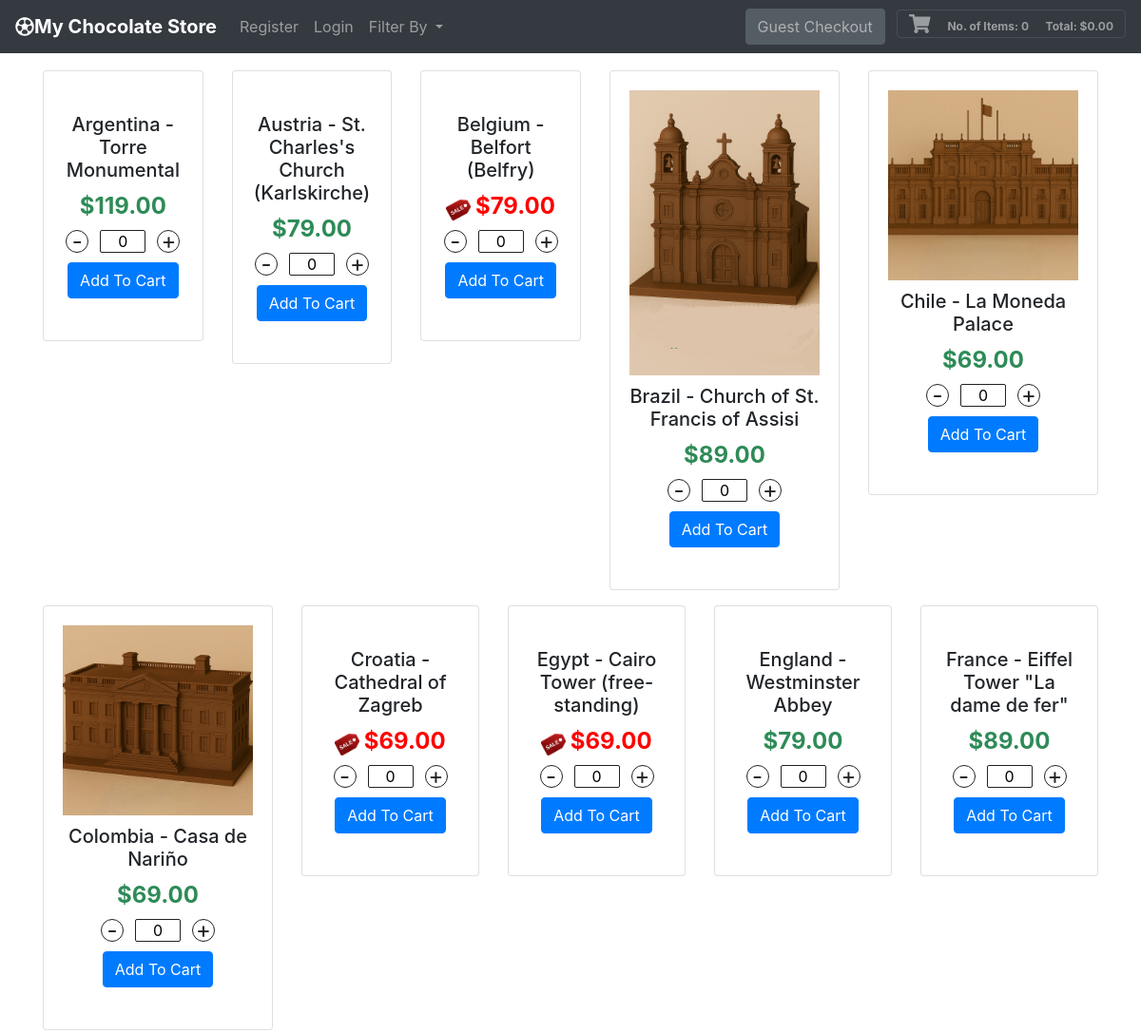
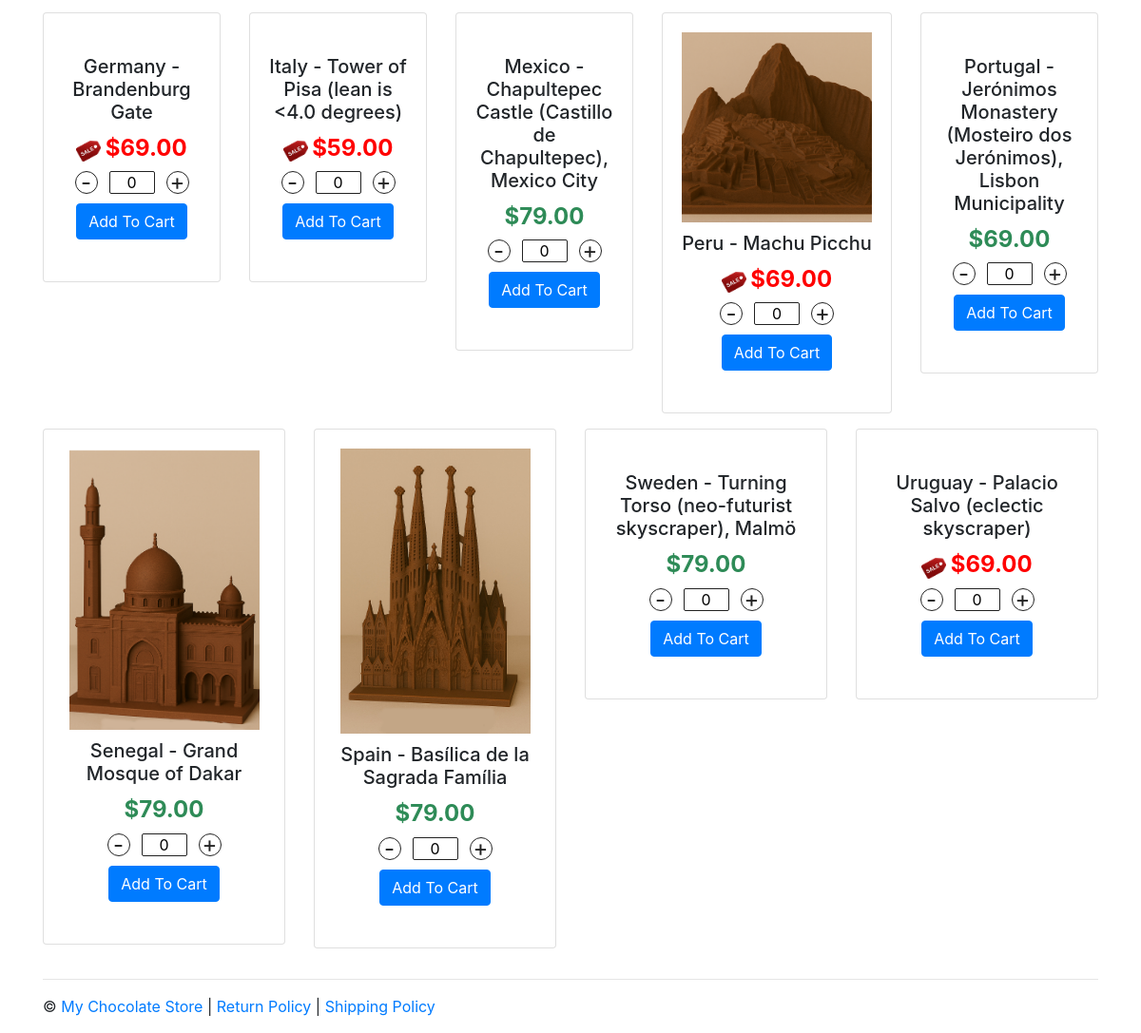
The page / on the database its author committed (2 pictures, top to bottom).
### tables this page shows
CREATE TABLE shirts (id integer PRIMARY KEY AUTOINCREMENT NOT NULL, team text, image text, price real, onSale integer, onSalePrice real, kind text, continent text, notes TEXT);

### app.py (the view, shortened to what this page needs)
@app.route("/")
def index():
    shirts = db.execute("SELECT * FROM shirts ORDER BY team ASC")
    shirtsLen = len(shirts)
    shoppingCart = []
    shopLen = len(shoppingCart)
    totItems, total, display = 0, 0, 0
    return render_template ( "index.html", shirts=shirts, shoppingCart=shoppingCart, shirtsLen=shirtsLen, shopLen=shopLen, total=total, totItems=totItems, display=display)

### templates/index.html (shortened to what this page needs)
{% extends "base.html" %}
{% block body %}
      <div class="row" id="shirtCard">
      {% for i in range(shirtsLen) %}
          <div class="col-sm">
              <div class="card text-center">
                  <div class="card-body">
                    <form action="/buy/" methods="POST">
                      <img src="/static/img/{{shirts[i]["image"]}}" class="shirt" alt="" />
                      <h5 class="card-title">{{shirts[i]["team"]}}</h5>
                      {% if shirts[i]["onSale"] %}
                        <img src="/static/img/sale-icon.png" width="26px" />
                        <h4 class="card-text price" style="color:red; display:inline">{{ '{:,.2f}'.format(shirts[i]["onSalePrice"]) }}</h4>
                      {% else %}
                        <h4 class="card-text price">{{ '{:,.2f}'.format(shirts[i]["price"]) }}</h4>
                      {% endif %}
                      <div class="stepper-input">
                          <span class="decrement target">-</span>
                          <input class="quantity" name="quantity" value='0' />
                          <span class="increment target">+</span>
                      </div>
                      <input type="submit" class="btn btn-primary addToCart" value="Add To Cart" /><br /><br />
                    </form>
                  </div>
              </div>
          </div>
      {% endfor %}
      </div>
    </div>
  </main>
{% endblock %}

### templates/base.html (shortened to what this page needs)
<!DOCTYPE html>
<html lang="en">
    <head>
        <link rel="stylesheet" href="https://maxcdn.bootstrapcdn.com/bootstrap/4.0.0/css/bootstrap.min.css"
>
        <link href="{{ url_for('static',filename='css/custom.css') }}" rel="stylesheet" type="text/css" />
    </head>
    <body>
  <header>
    <nav class="navbar fixed-top navbar-dark bg-dark navbar-expand-sm box-shadow">
      <a href="/" class="navbar-brand d-flex align-items-center">
          <strong><i class="far fa-futbol"></i>My Chocolate Store</strong>
      </a>
      {% if session %}
      <ul class="navbar-nav mr-auto">
        <li class="nav-item"><a href="/logout/" class="nav-link">Logout</a></li>
        <li class="nav-item"><a href="/history/" class="nav-link">You Bought</a></li>
      {% else %}
      <ul class="navbar-nav mr-auto">
        <li class="nav-item"><a href="/new/" class="nav-link">Register</a></li>
        <li class="nav-item"><a href="/login/" class="nav-link">Login</a></li>
      {% endif %}
        <li class="nav-item dropdown">
          <a class="nav-link dropdown-toggle" href="#" id="navbardrop" data-toggle="dropdown">
            Filter By
          </a>
        </li>
      </ul>
      <div>
        <button type="button" class="btn btn-secondary mr-2 guest-checkout-btn" {% if not totItems or totItems == 0 %}disabled{% endif %} onclick="window.location.href='{{ url_for('checkout') }}'">
          Guest Checkout
        </button>
        <button class="navbar-toggler" style="display:inline" type="button" data-toggle="modal" data-target="#modalCenter">
          <span class="glyphicon glyphicon-shopping-cart" data-toggle="modal" data-target="">
            <i class="fas fa-shopping-cart"></i>
            <span class="counter">No. of Items: {{ totItems }}</span>
            <span class="counter">Total: ${{ '{:,.2f}'.format(total) }}</span>
          </span>
        </button>
      </div>
    </nav>
  </header><br />
  <main>
    <div class="container">
    {% block body %}{% endblock %}
    <footer>
        <div class="container">
            <div class="row">
                <div class="col-md">
                    <hr />
                    <p>
                        &#169; <a href="/">My Chocolate Store</a> |
                        <a href="{{ url_for('return_policy') }}">Return Policy</a> |
                        <a href="{{ url_for('shipping_policy') }}">Shipping Policy</a>
                    </p>
                </div>
            </div>
        </div>
    </footer>
    </body>
</html>

### static/css/custom.css (style rules this page uses)
.card { margin-bottom: 1em; }
.price { color: seagreen; font-weight: bold; }
.price:before { content: '$'; }
.shirt { margin-bottom: 10px; width: 200px; }
.stepper-input { display: flex; display: -webkit-flex; color: #222; max-width: 120px; margin: 10px auto; text-align: center; }
header { margin-bottom: 50px; }
.counter { font-size: 0.6em; margin-left: 1em; font-weight: bold; }
.increment, .decrement { height: 24px; width: 24px; border: 1px solid #222; text-align: center; box-sizing: border-box; border-radius: 50%; text-decoration: none; color: #222; font-size: 24px; line-height: 22px; display: inline-block; cursor: pointer; }
.quantity { height: 24px; width: 48px; text-align: center; margin: 0 12px; border-radius: 2px; border: 1px solid #222; }
.guest-checkout-btn { display: inline-block; vertical-align: middle; }
.guest-checkout-btn:disabled { cursor: not-allowed; opacity: 0.6; }

### rows shown on the page
shirts: team "Argentina - Torre Monumental", price "119.00"
shirts: team "Austria - St. Charles's Church (Karlskirche)", price "79.00"
shirts: team "Belgium - Belfort (Belfry)", onSale 1 (drawn), onSalePrice "79.00"
shirts: image (picture), team "Brazil - Church of St. Francis of Assisi", price "89.00"
shirts: image (picture), team "Chile - La Moneda Palace", price "69.00"
shirts: image (picture), team "Colombia - Casa de Nariño", price "69.00"
shirts: team "Croatia - Cathedral of Zagreb", onSale 1 (drawn), onSalePrice "69.00"
shirts: team "Egypt - Cairo Tower (free-standing)", onSale 1 (drawn), onSalePrice "69.00"
shirts: team "England - Westminster Abbey", price "79.00"
shirts: team "France - Eiffel Tower \"La dame de fer\"", price "89.00"
shirts: team "Germany - Brandenburg Gate", onSale 1 (drawn), onSalePrice "69.00"
shirts: team "Italy - Tower of Pisa (lean is <4.0 degrees)", onSale 1 (drawn), onSalePrice "59.00"
shirts: team "Mexico - Chapultepec Castle (Castillo de Chapultepec), Mexico City", price "79.00"
shirts: image (picture), team "Peru - Machu Picchu", onSale 1 (drawn), onSalePrice "69.00"
shirts: team "Portugal - Jerónimos Monastery (Mosteiro dos Jerónimos), Lisbon Municipality", price "69.00"
shirts: image (picture), team "Senegal - Grand Mosque of Dakar", price "79.00"
shirts: image (picture), team "Spain - Basílica de la Sagrada Família", price "79.00"
shirts: team "Sweden - Turning Torso (neo-futurist skyscraper), Malmö", price "79.00"
shirts: team "Uruguay - Palacio Salvo (eclectic skyscraper)", onSale 1 (drawn), onSalePrice "69.00"

### other values the page prints
{{ totItems }} "0"
{{ '{:,.2f}'.format(total) }} "0.00"
